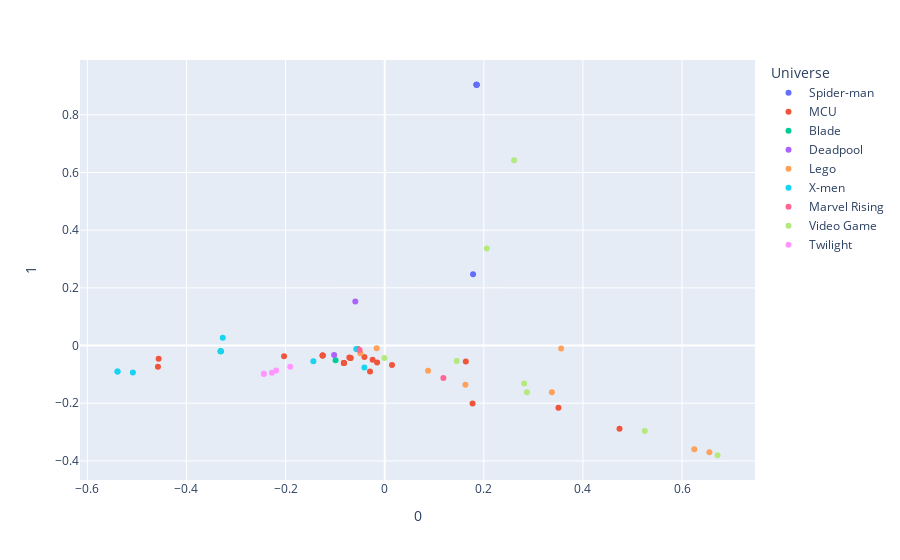

Notebook code for this chart:
### Markdown cell above
### Subjectively, this is more interesting to me, I like it more.

### But I want more information. I want to see which movies are more similar to each other by this method, but if I just plot all the movie titles next to their points it will get overcrowded. I wanna see the titles on mouse hover. I know it can be done through matplotlib, but I've done it before with plotly, so I'm gonna do that.

### Code cell
# import plotly.plotly as py
import plotly.express as px
# df = px.data.iris()
fig = px.scatter(pca_df, x=0, y=1, color="Universe",
                 hover_data=['titles'])
fig.show()

### Figure 1 — Plotly figure (JSON) as saved in the notebook; plotly's stock layout.template omitted (floating-point values rounded to 4 significant figures)
{"data": [{"customdata": [["The Amazing Spider-Man 2"], ["Spider-Man"], ["Spider-Man 3"], ["Spider-Man: Into the Spider-Verse"], ["The Amazing Spider-Man"]], "hovertemplate": "Universe=Spider-man<br>0=%{x}<br>1=%{y}<br>titles=%{customdata[0]}<extra></extra>", "legendgroup": "Spider-man", "marker": {"color": "#636efa", "symbol": "circle"}, "mode": "markers", "name": "Spider-man", "orientation": "v", "showlegend": true, "type": "scatter", "x": [0.1853, 0.1783, 0.1853, 0.1853, 0.1853], "xaxis": "x", "y": [0.9043, 0.2468, 0.9042, 0.9042, 0.9042], "yaxis": "y"}, {"customdata": [["Ant-Man"], ["Ant-Man and the Wasp"], ["The Avengers"], ["Avengers: Age of Ultron"], ["Avengers: Endgame"], ["Avengers: Infinity War"], ["Black Panther"], ["Captain America: Civil War"], ["Captain America: The First Avenger"], ["Captain America: The Winter Soldier"], ["Captain Marvel (2019)"], ["Doctor Strange"], ["Guardians of the Galaxy"], ["Guardians of the Galaxy Vol. 2"], ["Spider-Man: Homecoming"], ["Iron Man"], ["Iron Man 2"], ["Iron Man 3"], ["Spider-Man: Far From Home"], ["The Incredible Hulk"], ["Thor"], ["Thor: Ragnarok"], ["Thor: The Dark World"]], "hovertemplate": "Universe=MCU<br>0=%{x}<br>1=%{y}<br>titles=%{customdata[0]}<extra></extra>", "legendgroup": "MCU", "marker": {"color": "#EF553B", "symbol": "circle"}, "mode": "markers", "name": "MCU", "orientation": "v", "showlegend": true, "type": "scatter", "x": [-0.4575, -0.4562, 0.1773, 0.4738, -0.02967, 0.01473, -0.04099, -0.01532, 0.3506, -0.02434, -0.1252, -0.07126, -0.1252, -0.1252, -0.05476, -0.08233, -0.08233, -0.08233, -0.05454, 0.1637, -0.06889, -0.2031, -0.06889], "xaxis": "x", "y": [-0.07325, -0.04565, -0.201, -0.2885, -0.08986, -0.06743, -0.04014, -0.0589, -0.2155, -0.04906, -0.03442, -0.04102, -0.03441, -0.03441, -0.01263, -0.06037, -0.06037, -0.06037, -0.01174, -0.05531, -0.04292, -0.03732, -0.04292], "yaxis": "y"}, {"customdata": [["Blade"], ["Blade II"], ["Blade: Trinity"]], "hovertemplate": "Universe=Blade<br>0=%{x}<br>1=%{y}<br>titles=%{customdata[0]}<extra></extra>", "legendgroup": "Blade", "marker": {"color": "#00cc96", "symbol": "circle"}, "mode": "markers", "name": "Blade", "orientation": "v", "showlegend": true, "type": "scatter", "x": [-0.3309, -0.3309, -0.09914], "xaxis": "x", "y": [-0.01947, -0.01947, -0.05107], "yaxis": "y"}, {"customdata": [["Deadpool (film)"], ["Deadpool 2"]], "hovertemplate": "Universe=Deadpool<br>0=%{x}<br>1=%{y}<br>titles=%{customdata[0]}<extra></extra>", "legendgroup": "Deadpool", "marker": {"color": "#ab63fa", "symbol": "circle"}, "mode": "markers", "name": "Deadpool", "orientation": "v", "showlegend": true, "type": "scatter", "x": [-0.1021, -0.05932], "xaxis": "x", "y": [-0.03298, 0.153], "yaxis": "y"}, {"customdata": [["LEGO Black Panther: Trouble in Wakanda"], ["LEGO Marvel Spider-Man: Vexed By Venom"], ["Lego Marvel Super Heroes"], ["Lego Marvel Super Heroes 2"], ["Lego Marvel Super Heroes: Avengers Reassembled"], ["Lego Marvel Super Heroes: Maximum Overload"], ["Lego Marvel's Avengers"], ["Marvel’s Guardians of the Galaxy: Mission Breakout"]], "hovertemplate": "Universe=Lego<br>0=%{x}<br>1=%{y}<br>titles=%{customdata[0]}<extra></extra>", "legendgroup": "Lego", "marker": {"color": "#FFA15A", "symbol": "circle"}, "mode": "markers", "name": "Lego", "orientation": "v", "showlegend": true, "type": "scatter", "x": [0.08754, 0.3561, 0.3373, -0.0163, 0.6551, 0.1629, 0.6246, -0.04894], "xaxis": "x", "y": [-0.08764, -0.01029, -0.1618, -0.009777, -0.3699, -0.1363, -0.3592, -0.02655], "yaxis": "y"}, {"customdata": [["Logan"], ["The Wolverine"], ["X-Men"], ["X-Men Origins: Wolverine"], ["X-Men: Apocalypse"], ["X-Men: Days of Future Past"], ["X-Men: First Class"], ["X-Men: The Last Stand"]], "hovertemplate": "Universe=X-men<br>0=%{x}<br>1=%{y}<br>titles=%{customdata[0]}<extra></extra>", "legendgroup": "X-men", "marker": {"color": "#19d3f3", "symbol": "circle"}, "mode": "markers", "name": "X-men", "orientation": "v", "showlegend": true, "type": "scatter", "x": [-0.3267, -0.144, -0.04108, -0.3309, -0.5391, -0.5392, -0.05737, -0.5082], "xaxis": "x", "y": [0.02747, -0.0548, -0.07587, -0.01947, -0.08983, -0.08984, -0.0122, -0.09353], "yaxis": "y"}, {"customdata": [["Marvel Rising: Battle of the Bands"], ["Marvel Rising: Secret Warriors"]], "hovertemplate": "Universe=Marvel Rising<br>0=%{x}<br>1=%{y}<br>titles=%{customdata[0]}<extra></extra>", "legendgroup": "Marvel Rising", "marker": {"color": "#FF6692", "symbol": "circle"}, "mode": "markers", "name": "Marvel Rising", "orientation": "v", "showlegend": true, "type": "scatter", "x": [-0.05073, 0.1184], "xaxis": "x", "y": [-0.01535, -0.1122], "yaxis": "y"}, {"customdata": [["Marvel Super Hero Squad (video game)"], ["Marvel Super Hero Squad: The Infinity Gauntlet"], ["Marvel Ultimate Alliance 2"], ["Marvel: Ultimate Alliance"], ["Spider-Man Unlimited (video game)"], ["Spider-Man: Edge of Time"], ["Spider-Man: Friend or Foe"], ["Spider-Man: Shattered Dimensions"]], "hovertemplate": "Universe=Video Game<br>0=%{x}<br>1=%{y}<br>titles=%{customdata[0]}<extra></extra>", "legendgroup": "Video Game", "marker": {"color": "#B6E880", "symbol": "circle"}, "mode": "markers", "name": "Video Game", "orientation": "v", "showlegend": true, "type": "scatter", "x": [0.2059, 0.2612, 0.6715, 0.5248, 0.2815, -0.0005946, 0.287, 0.1453], "xaxis": "x", "y": [0.3368, 0.6423, -0.3804, -0.2964, -0.1317, -0.04335, -0.162, -0.05345], "yaxis": "y"}, {"customdata": [["The Twilight Saga: Breaking Dawn – Part 1"], ["The Twilight Saga: Breaking Dawn – Part 2"], ["The Twilight Saga: Eclipse"], ["The Twilight Saga: New Moon"], ["Twilight"]], "hovertemplate": "Universe=Twilight<br>0=%{x}<br>1=%{y}<br>titles=%{customdata[0]}<extra></extra>", "legendgroup": "Twilight", "marker": {"color": "#FF97FF", "symbol": "circle"}, "mode": "markers", "name": "Twilight", "orientation": "v", "showlegend": true, "type": "scatter", "x": [-0.2276, -0.2439, -0.2439, -0.1906, -0.2191], "xaxis": "x", "y": [-0.09447, -0.09813, -0.09813, -0.07366, -0.08673], "yaxis": "y"}], "layout": {"legend": {"title": {"text": "Universe"}, "tracegroupgap": 0}, "margin": {"t": 60}, "xaxis": {"anchor": "y", "domain": [0, 1], "title": {"text": "0"}}, "yaxis": {"anchor": "x", "domain": [0, 1], "title": {"text": "1"}}}}
